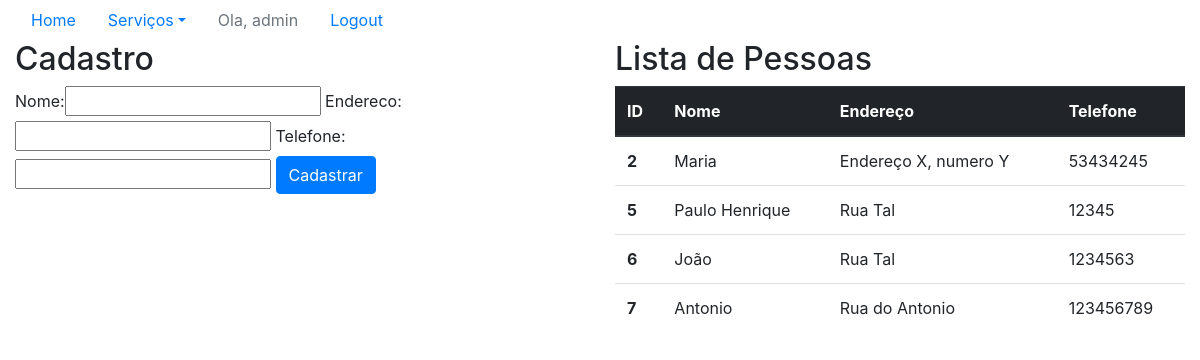
The app's page /sistema/pessoas/ (signed in), older data.
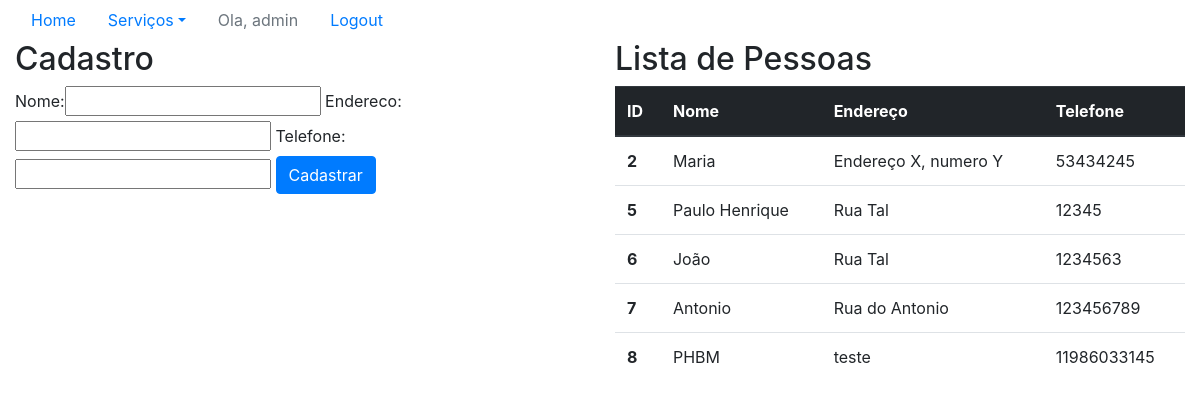
The same page, newer data.
### core/models.py (models this page shows, shortened)
class Pessoa(models.Model):
    nome = models.CharField(max_length=100)
    endereco = models.CharField(max_length=200)
    telefone = models.CharField(max_length=20)

### core/views.py (the view)
# urls.py: path('pessoas/', lista_pessoas,
@login_required
def lista_pessoas(request):
    pessoas = Pessoa.objects.all
    form = PessoaForm()
    data = {'pessoas': pessoas, 'form': form}
    return render(request, 'core/lista_pessoas.html', data)

### core/form.py
class PessoaForm(ModelForm):
    class Meta:
        model = Pessoa
        fields = '__all__'

### core/templates/core/lista_pessoas.html (shortened to what this page needs)
<!DOCTYPE html>
{% extends 'base.html' %}
{% load bootstrap %}
{% block menu %}
<ul class="nav nav-pills">
    <li class="nav-item">
        <a class="nav-link" href="{% url 'core_home' %}">Home</a>
    </li>
    <li class="nav-item dropdown">
        <a class="nav-link dropdown-toggle" data-toggle="dropdown" href="#" role="button" aria-haspopup="true" aria-expanded="false">Serviços</a>
    </li>
    {% if user.is_authenticated %}
        <li class="nav-item">
            <a class="nav-link disabled" href="#">Ola, {{ user }}</a>
        </li>
        <li class="nav-item">
            <a class="nav-link" href="{% url 'logout' %}">Logout</a>
        </li>
    {% else %}
        <li class="nav-item">
            <a class="nav-link" href="{% url 'login' %}">Login</a>
        </li>
    {% endif %}
</ul>
{% endblock %}
{% block main %}
    <div class="row">
        <div class="col-sm-6">
        <h2>Cadastro</h2>
            <form action="{% url 'core_pessoa_novo' %}" method="POST">
                {{ form|bootstrap }}
                <button type="submit" class="btn btn-primary">Cadastrar</button>
            </form>
        </div>
        <div class="col-sm-6">
        <h2>Lista de Pessoas</h2>
            <table class="table">
                <thead class="thead-dark">
                  <tr>
                    <th scope="col">ID</th>
                    <th scope="col">Nome</th>
                    <th scope="col">Endereço</th>
                    <th scope="col">Telefone</th>
                  </tr>
                </thead>
                <tbody>
                    {% for pessoa in pessoas %}
                    <tr>
                    <th scope="row">{{ pessoa.id }}</th>
                    <td>{{ pessoa.nome }}</td>
                    <td>{{ pessoa.endereco }}</td>
                    <td>{{ pessoa.telefone }}</td>
                    </tr>
                    {% endfor %}
                </tbody>
            </table>
        </div>
    </div>
{% endblock  %}

### templates/base.html (shortened to what this page needs)
<!DOCTYPE html>
{% load static %}
<!DOCTYPE html>
<html lang="pt-br">
    <head>
        <link rel="stylesheet" href="{% static 'bootstrap/css/bootstrap.css' %}">
    </head>
    <body>
        <div class="container-fluid">
            {% block menu %}
            {% endblock %}
            {% block main %}
            {% endblock %}
        </div>
    </body>
</html>

Row changes from the older to the newer data that the page shows:
added Pessoa: id "8", nome "PHBM", endereco "teste", telefone "11986033145"
